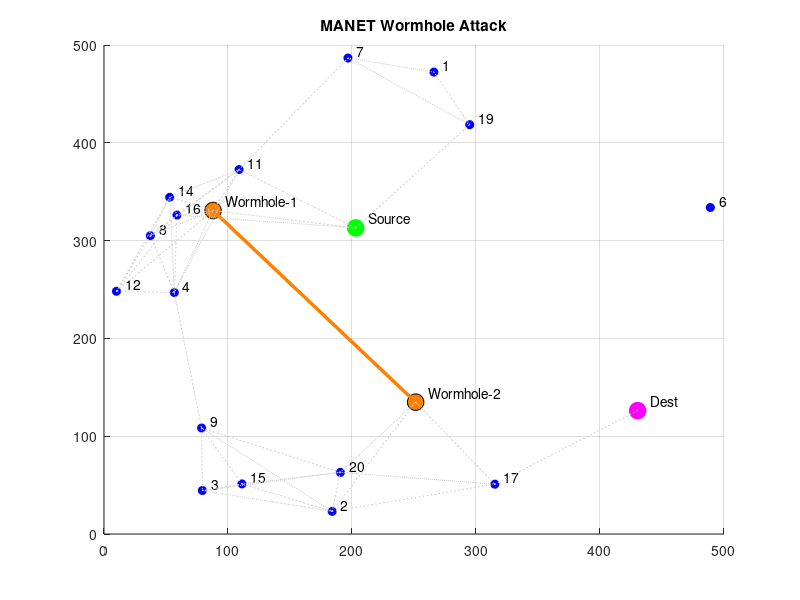

Write the MATLAB code that produced this figure. (Note: this script raises an error after producing the figure.)
clear; clc; close all;


numNodes = 20; areaSize = 500; txRange = 150;
nodeSpeed = 15; 


wh1Node = 5;
wh2Node = 13;


X = rand(1, numNodes) * areaSize;
Y = rand(1, numNodes) * areaSize;


totalAttempts = 0;
wormholeAttacks = 0;
wormholeRateHistory = [];

% Animasyon Penceresi
fig = figure('Name', 'AODV Wormhole Simulation', 'Position', [100, 100, 700, 700]);

disp('--- Simulation Started ---');
disp('The simulation will stop when you close the window.');

while ishandle(fig) 
    clf(fig); hold on; grid on; axis([0 areaSize 0 areaSize]);
    title('MANET Wormhole Attack');
    
    totalAttempts = totalAttempts + 1; 

    sourceNode = randi(numNodes);
    while ismember(sourceNode, [wh1Node, wh2Node])
        sourceNode = randi(numNodes);
    end
    destNode = randi(numNodes);
    while isequal(destNode, sourceNode) || ismember(destNode, [wh1Node, wh2Node])
        destNode = randi(numNodes);
    end

    
   
    X = X + (rand(1, numNodes) - 0.5) * nodeSpeed;
    Y = Y + (rand(1, numNodes) - 0.5) * nodeSpeed;
    X = max(min(X, areaSize), 0); % Alan dışına çıkmayı engelle
    Y = max(min(Y, areaSize), 0);
    
    
  
    for i = 1:numNodes
        if i == sourceNode
            plot(X(i), Y(i), 'go', 'MarkerSize', 12, 'MarkerFaceColor', 'g');
            text(X(i)+10, Y(i)+10, 'Source');
        elseif i == destNode
            plot(X(i), Y(i), 'mo', 'MarkerSize', 12, 'MarkerFaceColor', 'm');
            text(X(i)+10, Y(i)+10, 'Dest');
        elseif i == wh1Node
            plot(X(i), Y(i), 'o', 'MarkerSize', 12, 'MarkerFaceColor', [1 0.5 0], 'MarkerEdgeColor', 'k');
            text(X(i)+10, Y(i)+10, 'Wormhole-1');
        elseif i == wh2Node
            plot(X(i), Y(i), 'o', 'MarkerSize', 12, 'MarkerFaceColor', [1 0.5 0], 'MarkerEdgeColor', 'k');
            text(X(i)+10, Y(i)+10, 'Wormhole-2');
        else
            plot(X(i), Y(i), 'bo', 'MarkerSize', 6, 'MarkerFaceColor', 'b');
            text(X(i)+7, Y(i)+7, num2str(i));
        end
    end

    
    plot([X(wh1Node), X(wh2Node)], [Y(wh1Node), Y(wh2Node)], '-', 'Color', [1 0.5 0], 'LineWidth', 2.5);
    
   
    distances = zeros(numNodes, numNodes);
    for i = 1:numNodes
        for j = 1:numNodes
            distances(i,j) = sqrt((X(i)-X(j))^2 + (Y(i)-Y(j))^2);
            if distances(i,j) <= txRange && i ~= j
                plot([X(i), X(j)], [Y(i), Y(j)], 'k:', 'Color', [0.8 0.8 0.8]);
            end
        end
    end
    
   
    maxHops = 4;
    wormholeHops = countHopsToDest(distances, sourceNode, destNode, wh1Node, wh2Node, txRange, maxHops, true);
    honestHops   = countHopsToDest(distances, sourceNode, destNode, wh1Node, wh2Node, txRange, maxHops, false);

    destReached = ~isnan(wormholeHops);
    
    genuineAttack = destReached && (isnan(honestHops) || wormholeHops < honestHops);

   
    if genuineAttack
        if isnan(honestHops)
            hopMsg = sprintf('ROUTE HIJACKED: %d hop via tunnel (unreachable otherwise)', wormholeHops);
        else
            hopMsg = sprintf('ROUTE HIJACKED: %d hop via tunnel vs %d hop real path', wormholeHops, honestHops);
        end
        text(10, 20, hopMsg, 'Color', [1 0.5 0], 'FontWeight', 'bold');
        wormholeAttacks = wormholeAttacks + 1;
    elseif destReached
        text(10, 20, sprintf('PACKET DELIVERED (%d hop, tunnel gave no shortcut)', wormholeHops), 'Color', 'green', 'FontWeight', 'bold');
    else
        text(10, 20, 'Destination not reached within hop limit', 'Color', 'blue');
    end

   
    currentWormholeRate = (wormholeAttacks / totalAttempts) * 100;
    wormholeRateHistory = [wormholeRateHistory, currentWormholeRate];
    
  
    fprintf('Step: %d | Wormhole Attacks: %d | Wormhole Rate: %%%.2f\n', ...
            totalAttempts, wormholeAttacks, currentWormholeRate);
    drawnow; 
    pause(0.5); 
end

disp('--- Simulation Stopped ---');
disp('To plot a graph, type the following code into the Command Window:');
disp('plot(wormholeRateHistory, ''LineWidth'', 2); title(''Wormhole Success Rate Over Time''); xlabel(''Time Step''); ylabel(''Rate of Hijacked Routes (%)''); grid on;');


function hops = countHopsToDest(distances, source, dest, wh1, wh2, txRange, maxHops, useWormhole)
    currentNodes = find(distances(source, :) <= txRange & distances(source, :) > 0);
    visited = source;
    hops = NaN;

    for hop = 1:maxHops
        if useWormhole
            if ismember(wh1, currentNodes) && ~ismember(wh2, visited)
                currentNodes = [currentNodes, wh2];
            end
            if ismember(wh2, currentNodes) && ~ismember(wh1, visited)
                currentNodes = [currentNodes, wh1];
            end
        end

        if ismember(dest, currentNodes)
            hops = hop;
            return;
        end

        nextNodes = [];
        for n = currentNodes
            newNeighbors = find(distances(n, :) <= txRange & distances(n, :) > 0);
            nextNodes = [nextNodes, newNeighbors];
        end
        visited = [visited, currentNodes];
        currentNodes = setdiff(unique(nextNodes), visited);
    end
end
